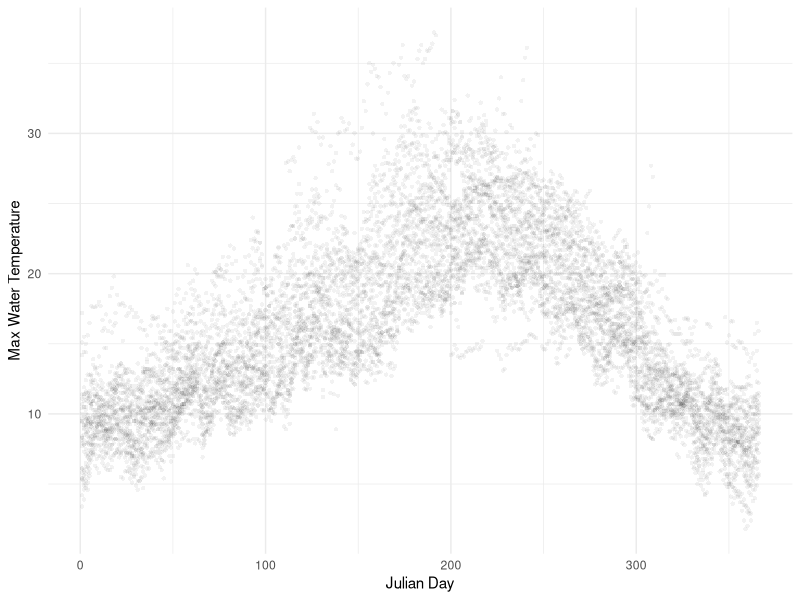
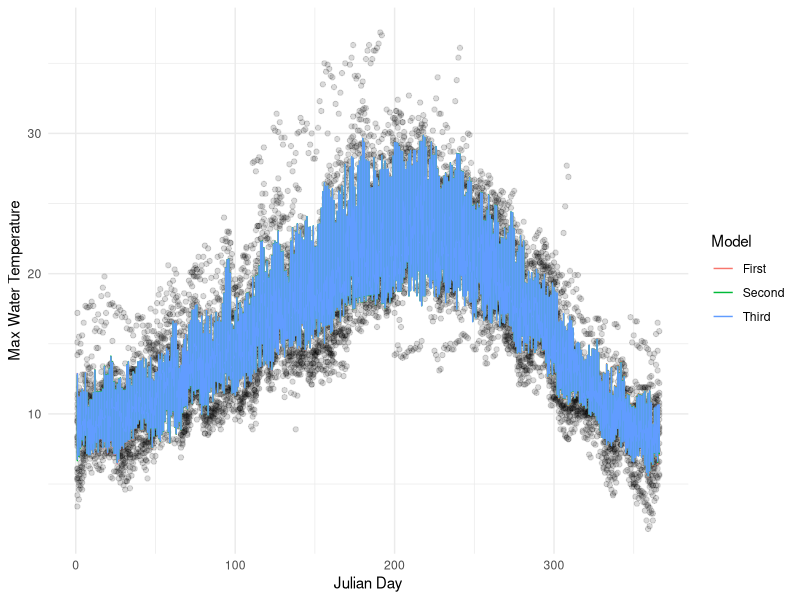
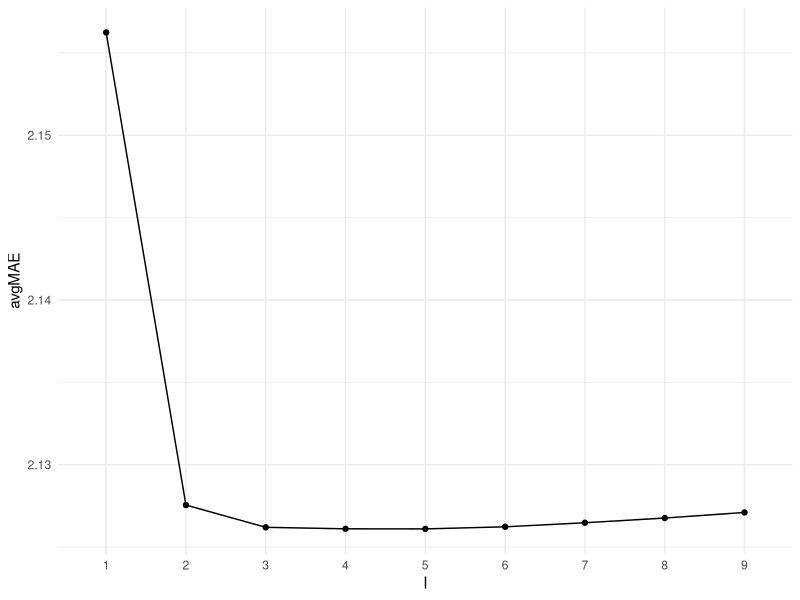
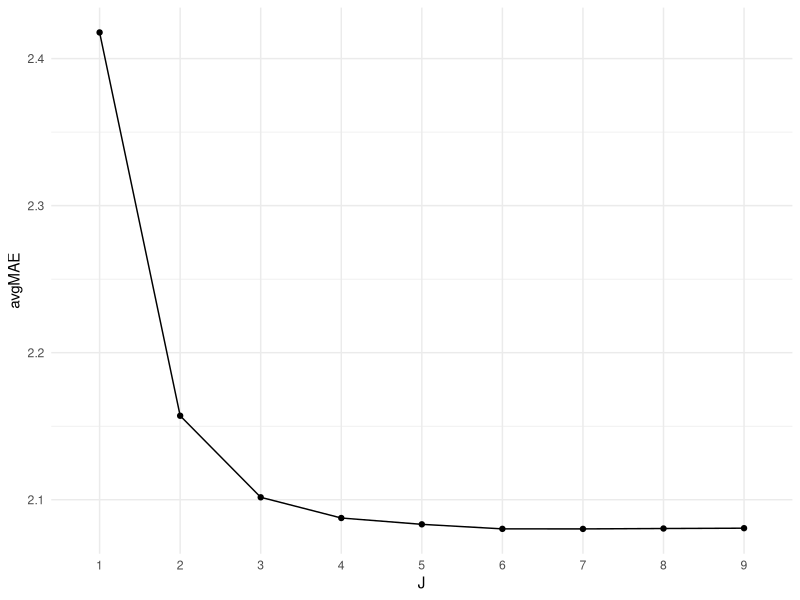
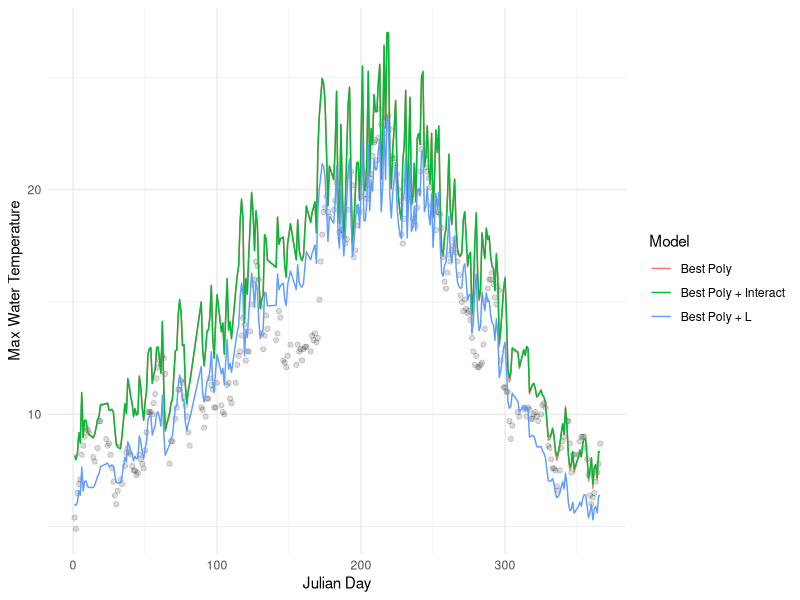

Recreate these plots in R, in order.
## ---- chunk 1
options(scipen=999)
knitr::opts_chunk$set(echo = TRUE)
library(tidyverse)
library(modelr)
library(broom)
library(purrr)
## ---- chunk 2
DATA=na.omit(read_csv("AirWaterTemp.csv"))
DATA$L = as.factor(DATA$L)
glimpse(DATA)
## ---- chunk 3
set.seed(216) #Do Not Change

DATA2 = crossv_kfold(DATA, k = 25)

head(DATA2) #Do Not Change
## ---- chunk 4
x=c(1,3,4) #Do Not Change
y=c(0,0,0) #Do Not Change

MAE.func = function(actual, predict) {
  mean(abs(actual - predict))
}

MAE.func(actual=x,predict=y) #Do Not Change
## ---- chunk 5
train.model.func=function(data,I,J){
  mod=lm(W~poly(A,I)+poly(D,J),data=data)
  return(mod)
}
## ---- chunk 6
OUT.MAE=matrix(NA,9,9) #Do Not Change

for (I in 1:9) {
  for (J in 1:9) {
    fold_mae = rep(NA, 25)
    
    for (k in 1:25) {
      train_data = as.data.frame(DATA2$train[[k]])
      test_data = as.data.frame(DATA2$test[[k]])
      
      model = train.model.func(train_data, I, J)
      preds = predict(model, newdata = test_data)
      fold_mae[k] = MAE.func(actual = test_data$W, predict = preds)
    }
    
    OUT.MAE[I, J] = mean(fold_mae)
  }
}

print(OUT.MAE) #Do Not Change
## ---- chunk 7
OUT.MAE2=as.tibble(OUT.MAE) %>% 
  mutate(I=1:9) %>% 
  rename(`1`=V1,`2`=V2,`3`=V3,`4`=V4,`5`=V5,`6`=V6,`7`=V7, `8`=V8, `9`=V9) %>%
  select(I,everything()) %>%
  gather(`1`:`9`,key="J",value="MAE",convert=T) %>%
  mutate(I=as.factor(I),J=as.factor(J))
head(OUT.MAE2)
## ---- chunk 8

BEST3.MAE = OUT.MAE2 %>%
  arrange(MAE) %>%
  slice(1:3)


BEST3.MAE #Do Not Change
## ---- chunk 9
ggplot(DATA) +
  geom_point(aes(x=D,y=W),alpha=0.05,stroke=0) +
  theme_minimal() +
  xlab("Julian Day")+
  ylab("Max Water Temperature")
## ---- chunk 10
# need to fit models using I and J values
model1 = lm(W ~ poly(A, as.numeric(BEST3.MAE$I[1])) + poly(D, as.numeric(BEST3.MAE$J[1])), data = DATA)
model2 = lm(W ~ poly(A, as.numeric(BEST3.MAE$I[2])) + poly(D, as.numeric(BEST3.MAE$J[2])), data = DATA)
model3 = lm(W ~ poly(A, as.numeric(BEST3.MAE$I[3])) + poly(D, as.numeric(BEST3.MAE$J[3])), data = DATA)

# use predict on those 
BEST3.DATA = DATA %>%
  mutate(First = predict(model1),
         Second = predict(model2),
         Third = predict(model3))

BEST3.DATA
## ---- chunk 11
BEST3.DATA2 = BEST3.DATA %>%
  gather(key = "Model", value = "Predict", First, Second, Third, factor_key = TRUE)

head(BEST3.DATA2) #Do Not Change
## ---- chunk 12
ggplot(BEST3.DATA2) +
   geom_point(aes(x = D, y = W), alpha = 0.05) +
  geom_line(aes(x = D, y = Predict, color = Model)) +
  theme_minimal() +
  xlab("Julian Day") +
  ylab("Max Water Temperature")
## ---- chunk 13
OUT.MAE2 %>% 
  group_by(I) %>% 
  summarize(avgMAE=mean(MAE))%>%
  ungroup() %>%
    ggplot() +
    geom_point(aes(x=I,y=avgMAE))+
    geom_line(aes(x=I,y=avgMAE,group=1)) +
    theme_minimal()

OUT.MAE2 %>% 
  group_by(J) %>% 
  summarize(avgMAE=mean(MAE))%>%
  ungroup() %>%
    ggplot() +
    geom_point(aes(x=J,y=avgMAE))+
    geom_line(aes(x=J,y=avgMAE,group=1)) +
    theme_minimal()
## ---- chunk 14
mae_interact = rep(NA, 25) # storing MAE

for (k in 1:25) {
  train_data = as.data.frame(DATA2$train[[k]])
  test_data = as.data.frame(DATA2$test[[k]])
  
  model = lm(W ~ poly(A, 2) + poly(D, 6) + I(A * D), data = train_data)
  preds = predict(model, newdata = test_data)
  mae_interact[k] = MAE.func(actual = test_data$W, predict = preds)
}

mean(mae_interact)
## ---- chunk 15
mae_L = rep(NA, 25)  

for (k in 1:25) {
  train_data = as.data.frame(DATA2$train[[k]])
  test_data = as.data.frame(DATA2$test[[k]])
  
  model = lm(W ~ poly(A, 2) + poly(D, 6) + L, data = train_data)
  preds = predict(model, newdata = test_data)
  mae_L[k] = MAE.func(actual = test_data$W, predict = preds)
}

mean(mae_L)
## ---- chunk 16
MODEL.COMPARE = DATA %>%
  mutate(`Best Poly` = predict(lm(W ~ poly(A, 2) + poly(D, 6), data = DATA)),
         `Best Poly + Interact` = predict(lm(W ~ poly(A, 2) + poly(D, 6) + I(A * D), data = DATA)),
         `Best Poly + L` = predict(lm(W ~ poly(A, 2) + poly(D, 6) + L, data = DATA)))

MODEL.COMPARE2 = MODEL.COMPARE %>%
  gather(key = "Model", value = "Predict", `Best Poly`, `Best Poly + Interact`, `Best Poly + L`, factor_key = TRUE)

ggplot(filter(MODEL.COMPARE2, L == 920)) +
  geom_point(aes(x = D, y = W), alpha = 0.05) +
  geom_line(aes(x = D, y = Predict, color = Model)) +
  theme_minimal() +
  xlab("Julian Day") +
  ylab("Max Water Temperature")
